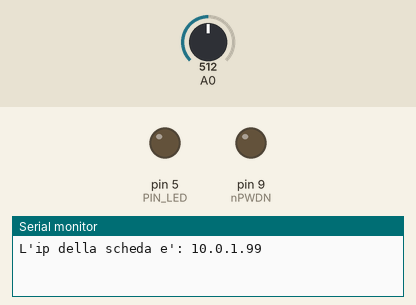
The sketch below on a simulated Arduino Uno, built for the host (arithmetic inside an expression is 32-bit, double 64-bit). Parts: output pins drawn as LEDs (lit = HIGH), the last lines printed to the serial monitor. The test bench sets the inputs (shaded band); at power-on: A0 = 512. WiFi joins after 1.5 s; servers stay silent unless stated; uploads are accepted with an empty reply; pins used as bus, display or sensor lines are not drawn.

Above: at 0.8 s.
At 3.42 s:
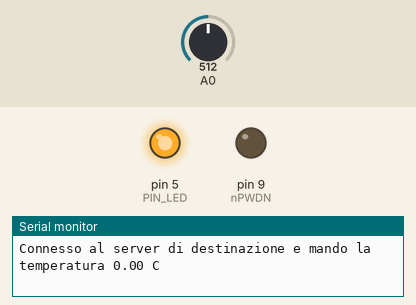
Timing chart, 0 to 3.7 s (numbered marks = the images above):
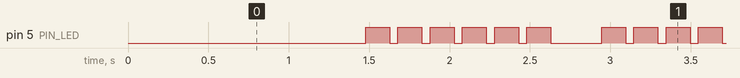

The sketch:

Arduino.ino
```cpp
#include <SPI.h>
#include <EthernetV2_0.h>
//Variabili per la scheda ethernet ws5200
#define SS    10
#define nRST  8
#define nPWDN 9
#define nINT 3
//Variabili per definire i PIN
#define PIN_TMP 0
#define PIN_LED 5

byte mac[] = {0xDE, 0xAD, 0xBE, 0xEF, 0xEE, 0xEE};
IPAddress ip(10,0 ,1, 99); //ip della nostra scheda di rete
IPAddress server(10,0,1,36); //ip del server in cui verranno spediti i valori
EthernetClient client;

int myKey = 1; //la chiave con cui identifichiamo il sensore
float temperatura = 0.0; //variabile della temperatura corrente
int ciclo = 0; //per prelevare un secondo valore dal sensore, dobbiamo aspettare almeno 1sec
float minRange = -127.0; //valore minimo in cui l'allarme si deve attivare
float maxRange = 127.0; //valore massimo in cui l'allarme si deve attivare
bool next = false; //valore che serve a memorizzare prima la variabile del valore minimo, poi memorizza il valore massimo

void setup() {
    Serial.begin(9600); //apriamo la seriale per il debug
    //impostazioni della schede di rete
    pinMode(SS, OUTPUT);
    pinMode(nRST, OUTPUT);
    pinMode(nPWDN, OUTPUT);
    pinMode(nINT, INPUT);
    digitalWrite(nPWDN, LOW);
    digitalWrite(nRST, LOW);
    delay(10);
    digitalWrite(nRST,HIGH);
    delay(200);
    //fine impostazioni della scheda di rete
    pinMode(PIN_LED, OUTPUT);
    digitalWrite(PIN_LED, LOW);

    Ethernet.begin(mac, ip);
    Serial.print("L'ip della scheda e': ");
    Serial.println(Ethernet.localIP());
}

void loop() {
  int tmp = 200; //il tempo del delay finale
  if(ciclo >= 5){
    ciclo = -1;
    if(client.connect(server, 80)){
        Serial.print("Connesso al server di destinazione e mando la temperatura ");
        Serial.print(temperatura);
        Serial.println(" C");
        String var = "GET /query.php?id=";
        var +=(int) myKey;
        var += "&temperatura=";
        var += (float)temperatura;
        var +=" HTTP/1.1";
        //Serial.println(var);
        client.println(var);
        client.println("Host: localhost");
        client.println("Connection: close");
        client.println();

        int timeout = millis() + 5000;
        while (client.available() == 0) {
          if (timeout - millis() < 0) {
            Serial.println("Problemi con il client!");
            client.stop();
            return;
          }
        }
        String value;
        while(client.available()){
            value = client.readStringUntil('\n');
        }
        char * test;
        char test1[50];
        value.toCharArray(test1, 50);
        test = strtok(test1, "%");
        while(test != NULL){
            if(next){
                maxRange = atoi(test);
                break;
            }else{
                minRange = atoi(test);
            }
            next = !next;
            test = strtok(NULL, "%");
        }
        client.stop();
    }else{
        Serial.println("Connessione fallita al server di destinazione!");
    }
  }
  temperatura = 0.0;
  for (byte i = 0; i < 5; i++) { //Esegue l'istruzione successiva 5 volte
    temperatura += (analogRead(analogRead(PIN_TMP)) / 9.31); //Calcola la temperatura e la somma alla variabile 'temp'
  }
  temperatura /= 5; //Calcola la media dei  valori di temperatura                   //to degrees ((voltage - 500mV) times 100)
  if(temperatura >= maxRange || temperatura <= minRange){
    digitalWrite(PIN_LED, HIGH);
    delay(150);
    digitalWrite(PIN_LED, LOW);
    tmp = 50;
  }
  ciclo++;
  delay(tmp);
}
```

Measured:
- by itself, pin 5 (PIN_LED): repeats every 1.5 s: 5 × (LOW 0.05 s, HIGH 0.15 s), LOW 0.31 s, HIGH 0.15 s
- by itself, everything shown: repeats every 1.5 s, in 6 steps
